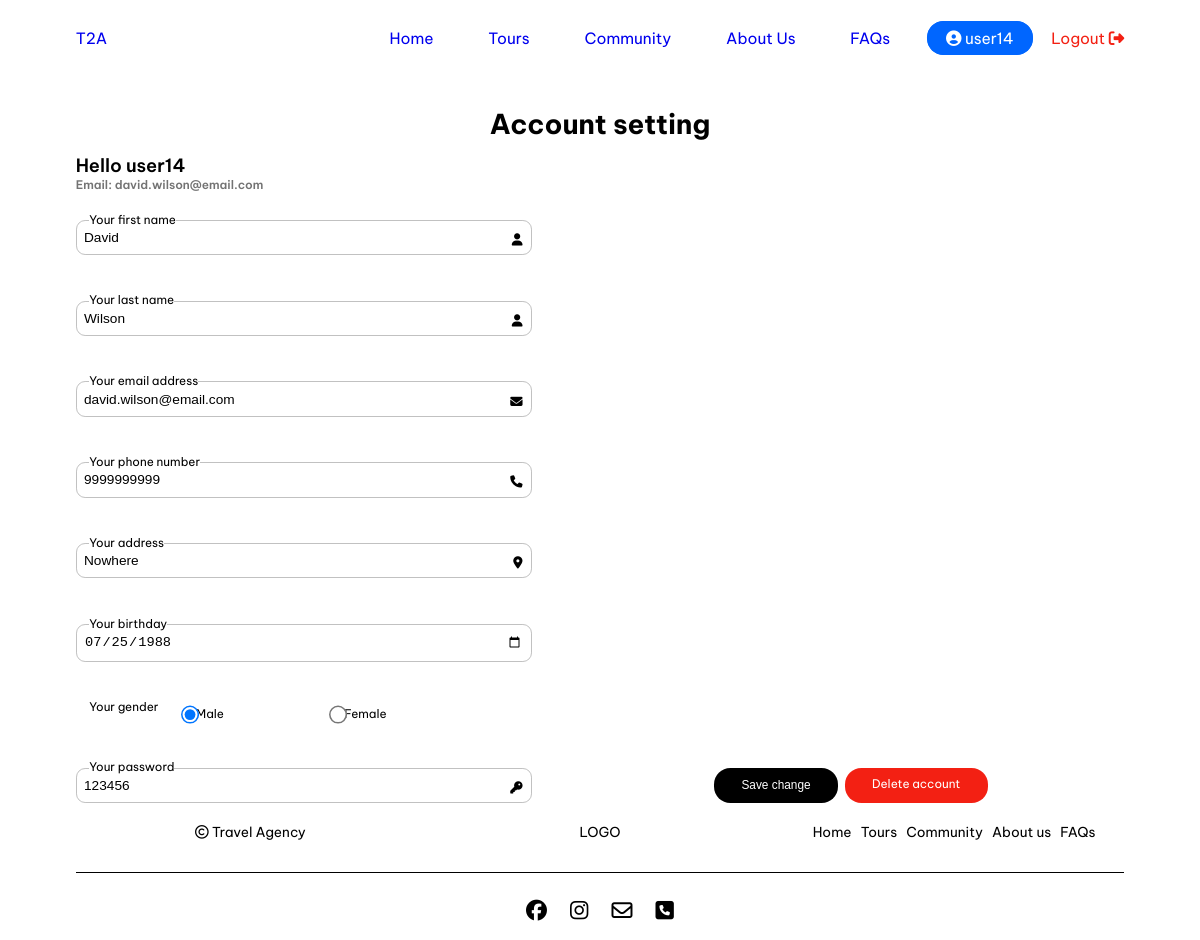
The app's page /user.php (signed in) with its own data.
### tables this page shows
CREATE TABLE `customer` (
  `customer_ID` char(11) NOT NULL,
  `customer_first_name` varchar(255) NOT NULL,
  `customer_last_name` varchar(255) NOT NULL,
  `customer_gender` varchar(8) NOT NULL,
  `customer_birthday` date NOT NULL,
  `customer_phone` char(12) NOT NULL,
  `customer_email` varchar(255) NOT NULL,
  `customer_address` text NOT NULL,
  `account_ID` char(11) NOT NULL
);

CREATE TABLE `account` (
  `account_ID` char(11) NOT NULL,
  `account_username` varchar(255) NOT NULL,
  `account_password` varchar(50) NOT NULL,
  `account_role` int(11) NOT NULL
);

### admin/process/query.php (called while the page is built, shortened)
<?php
abstract class Connection {
    protected $connection,
    $host,
    $dbname,
    $username,
    $password;
    public function __construct() {
        $this->host = 'localhost';
        $this->dbname = 'tour_travel_agency';
        $this->username = 'root';
        $this->password = '';
        $this->connection = $this->connect();
    }
    public function connect() {
        try {
            $connection = new PDO("mysql:host=$this->host;dbname=$this->dbname",$this->username, $this->password);
            $connection->setAttribute(PDO::ATTR_DEFAULT_FETCH_MODE, PDO::FETCH_ASSOC);
            return $connection;
        } catch (Exception $e) {
            die($e->getMessage());
        }
    }
    public function prepareSQL($sql) {
        return $this->connection->prepare($sql);
    }
}
class Account extends Connection {
    public function getEachDataLeftJoin($data) {
        $sql = "SELECT *
                FROM account a
                LEFT JOIN customer c ON a.account_ID = c.account_ID
                LEFT JOIN staff st ON a.account_ID = st.account_ID
                LEFT JOIN supplier s ON a.account_ID = s.account_ID
                WHERE a.account_ID = :id;";
        $select = $this->prepareSQL($sql);
        $select->execute($data);
        return $select->fetchAll();
    }
}

### user.php (the view, shortened to what this page needs)
<?php
require_once './admin/process/query.php';
?>
<!DOCTYPE html>
<html lang="en">
<head>
    <link rel="stylesheet" href="./css/base.css">
    <link rel="stylesheet" href="./css/main.css">
    <link rel="stylesheet" href="https://cdnjs.cloudflare.com/ajax/libs/font-awesome/6.4.2/css/all.min.css">
</head>
<body>
    <div class="container container__wrap">
        <header class="header grid__row grid__full-width">
            <a href="home.php" class="logo">
                <span class="">T2A</span>
            </a>
            <ul class="nav grid__row">
                <li class="nav-item">
                    <a href="home.php" class="nav-link" aria-current="page">Home</a>
                </li>
                <li class="nav-item">
                    <a href="tours.php" class="nav-link">Tours</a>
                </li>
                <li class="nav-item">
                    <a href="community.html" class="nav-link">Community</a>
                </li>
                <li class="nav-item">
                    <a href="about.html" class="nav-link">About Us</a>
                </li>
                <li class="nav-item">
                    <a href="faqs.html" class="nav-link">FAQs</a>
                </li>
                <li class="nav-item">
                    <a href="./user.php" class="nav-link active">
                        <i class="fa-solid fa-circle-user"></i>
                        <span><?php echo $_SESSION['account_username'] ?></span>
                    </a>
                </li>
                <li class="nav-item logout-item grid__row">
                    <a href="./admin/process/logout.php" class="log-out">
                        Logout
                        <i class="fa-solid fa-right-from-bracket"></i>
                    </a>
                </li>
            </ul>
        </header>
    </div>
        <?php
                $account = new Account();
                $data = [
                    'id' => $_SESSION['account_ID']
                ];
                $value = $account->getEachDataLeftJoin($data)['0'];
                $role = $_SESSION['account_role'];
                ?>
        <div class="user-setting">
            <div class="container__wrap">
                <div class="user-header">
                    <h1>Account setting</h1>
                    <p class="greeting">Hello <?php echo $_SESSION['account_username'] ?></p>
                    <p class="user-email">Email:
                        <span><?php if($role == 3) {
                                        echo $value['supplier_email'];
                                    } else if($role == 4) {
                                        echo $value['customer_email'];
                                    }
                                ?>
                        </span></p>
                </div>
                <form method="post" class="user-data grid__row" id="user-setting-form">
                    <?php if($role == 4) : ?>
                    <div class="input input-f-name">
                        <label for="first">Your first name</label>
                        <input type="text" name="f_name" class="f-name" id="first" value="<?php echo $value['customer_first_name']?>">
                        <i class="fa-solid fa-user"></i>
                    </div>
                    <div class="input input-l-name">
                        <label for="last">Your last name</label>
                        <input type="text" name="l_name" class="l-name" id="last" value="<?php echo $value['customer_last_name']?>">
                        <i class="fa-solid fa-user"></i>
                    </div>
                    <?php endif; ?>
                    <div class="input input-email">
                        <label for="email">Your email address</label>
                        <input type="text" name="email" class="email" id="email"
                        value="<?php
                                if($role == 4 ) {
                                    echo $value['customer_email'];
                                } else if($role == 3) {
                                    echo $value['supplier_email'];
                                }
                                ?>">
                        <i class="fa-solid fa-envelope"></i>
                    </div>
                    <div class="input input-phone">
                        <label for="phone">Your phone number</label>
                        <input type="text" name="phone" class="phone" id="phone"
                        value="<?php
                                if($role == 4 ) {
                                    echo $value['customer_phone'];
                                } else if($role == 3) {
                                    echo $value['supplier_phone'];
                                }
                                ?>">
                        <i class="fa-solid fa-phone"></i>
                    </div>
                    <div class="input input-address">
                        <label for="address">Your address</label>
                        <input type="text" name="address" class="address" id="address"
                        value="<?php
                                if($role == 4 ) {
                                    echo $value['customer_address'];
                                } else if($role == 3) {
                                    echo $value['supplier_address'];
                                }
                                ?>">
                        <i class="fa-solid fa-location-dot"></i>
                    </div>
                    <?php if($_SESSION['account_role'] == 4) : ?>
                    <div class="input input-birthday">
                        <label for="day-of-birth">Your birthday</label>
                        <input type="date" name="birthday" class="birthday" id="day-of-birth" value="<?php echo $value['customer_birthday']?>">
                    </div>
                    <div class="input input-gender grid__row">
                        <label>Your gender</label>
                        <input type="radio" <?php if($value['customer_gender'] == 'Male') {echo 'checked';}?> name="gender" class="gender" value="Male">
                        <span>Male</span>
                        <input type="radio" <?php if($value['customer_gender'] == 'Female') {echo 'checked';}?>  name="gender" class="gender" value="Female">
                        <span>Female</span>
                    </div>
                    <?php endif ?>
                    <div class="input input-password">
                        <label for="password">Your password</label>
                        <input type="text" name="password" class="password" id="password" value="<?php echo $value['account_password']?>">
                        <i class="fa-solid fa-key"></i>
                    </div>
                    <div class="user-form-btn grid__row">
                        <button class="button button--black" name="submit">Save change</button>
                        <a href="#" class="button button--red" id="delete-account">Delete account</a>
                    </div>
                </form>
            </div>
        </div>
        <footer class="footer">
            <div class="footer__nav grid__row grid__full-width">
                <p>
                    <i class="fa-regular fa-copyright"></i>
                    <span>Travel Agency</span>
                </p>
                <a href="home.php" class="logo">LOGO</a>
                <ul class="nav grid__row">
                    <a href="home.php">
                        <li>Home</li>
                    </a>
                    <a href="tours.php">
                        <li>Tours</li>
                    </a>
                    <a href="community.html">
                        <li>Community</li>
                    </a>
                    <a href="about.html">
                        <li>About us</li>
                    </a>
                    <a href="faqs.html">
                        <li>FAQs</li>
                    </a>
                </ul>
            </div>
            <div class="footer__icon">
                <a href="facebook.com">
                    <i class="fa-brands fa-facebook"></i>
                </a>
                <a href="instagram.com">
                    <i class="fa-brands fa-instagram"></i>
                </a>
                <a href="mailto:">
                    <i class="fa-regular fa-envelope"></i>
                </a>
                <a href="tel:">
                    <i class="fa-solid fa-square-phone"></i>
                </a>
            </div>
        </footer>
</body>
</html>

### css/base.css (style rules this page uses)
:root { --white-color: #fff; --black-color: #000; --text-color: #f2f2f2; --main-color: #0066FF; --red-color: #f32013; --green-color: #77dd77; }
* { box-sizing: inherit; }
body { margin: 0; }
html { font-size: 62.5%; line-height: 1.6rem; font-family: 'Be Vietnam Pro', sans-serif; box-sizing: border-box; }
.grid__full-width { width: 100%; }
.grid__row { display: flex; flex-wrap: wrap; }
.container__wrap { margin-left: 8.3rem; margin-right: 8.3rem; }
.button { border: .2rem solid var(--main-color); border-radius: 1.8rem; transition: background-color ease-in-out .25s; cursor: pointer; }
.button--red { color: var(--white-color) !important; background-color: var(--red-color); border: none !important; }
.button--black { border: none !important; background-color: var(--black-color); color: var(--white-color) !important; transition: all .25s linear; }
@media (max-width: 1366px) { html { font-size: 57%; } }

### css/main.css (style rules this page uses)
ul li { list-style: none; }
a { text-decoration: none !important }
.header { justify-content: space-between; align-items: center; margin: 1.7rem 0; font-size: 1.7rem; }
.nav { padding-left: 0; }
.nav .nav-item { margin-left: 2rem; }
.nav .nav-item .nav-link { padding: .7rem 2rem; }
.logout-item { gap: 0 .7rem; align-items: center; cursor: pointer; }
.logout-item * { color: var(--red-color) !important; }
.active { border: .2rem solid var(--main-color); border-radius: 1.8rem; color: var(--white-color) !important; background-color: var(--main-color); cursor: pointer; }
.footer { font-size: 1.5rem; }
.footer a { color: var(--black-color) !important; }
.footer .footer__nav { align-items: center; justify-content: space-between; margin: 3rem 8.3rem; padding-bottom: 2rem; width: auto; background-color: transparent; text-align: center; border-bottom: .2rem solid var(--black-color); }
.footer p, .footer .logo, .footer ul { width: 33.333333333%; }
.footer .nav { justify-content: center; }
.footer .nav a { margin-left: 1rem; }
.footer__icon { text-align: center; font-size: 2.3rem; margin-bottom: 2rem; }
.footer__icon a { margin: 0 1rem; }
input[type="radio"] { transform: scale(1.5); }
.user-setting { height: 88vh; }
.user-header { margin-bottom: 3rem; }
.user-header h1 { text-align: center; padding-top: 4rem; margin-bottom: 3rem; font-size: 3rem; }
.user-header p { font-weight: 600; margin: 0; }
.user-header .greeting { font-size: 2rem; margin-bottom: .5rem; }
.user-header .user-email { font-size: 1.3rem; color: rgba(0, 0, 0, .55); }
.user-data { gap: 5rem 20rem; }
.user-data .input { position: relative; width: 50rem; }
.user-data label { position: absolute; background-color: var(--white-color); top: -.8rem; left: 1.5rem; font-size: 1.3rem; }
.user-data input { width: 50rem; height: auto; font-size: 1.5rem; padding: 1rem .8rem; border-radius: 1rem; border: .2rem solid #c1c1c1; outline: none; background-color: transparent; }
.user-data .input-gender span { font-size: 1.3rem; text-align: center; }
.user-data input[type=radio] { width: 1.3rem; margin: 0 11.9rem; margin-right: 0; position: relative; display: inline-block; }
.user-data i { position: absolute; top: 40%; right: 1rem; font-size: 1.35rem; }
.user-data .user-form-btn { justify-content: space-between; width: 30rem; }
.user-data .user-form-btn .button { padding: 1rem 3rem; font-size: 1.3rem; }

### records on screen
customer: customer_email "david.wilson@email.com", f_name "David", l_name "Wilson", email "david.wilson@email.com", phone "9999999999", address "Nowhere", birthday "07/25/1988", customer_gender "☑", password "123456"

### other values on screen
$_SESSION['account_username'] "user14"
